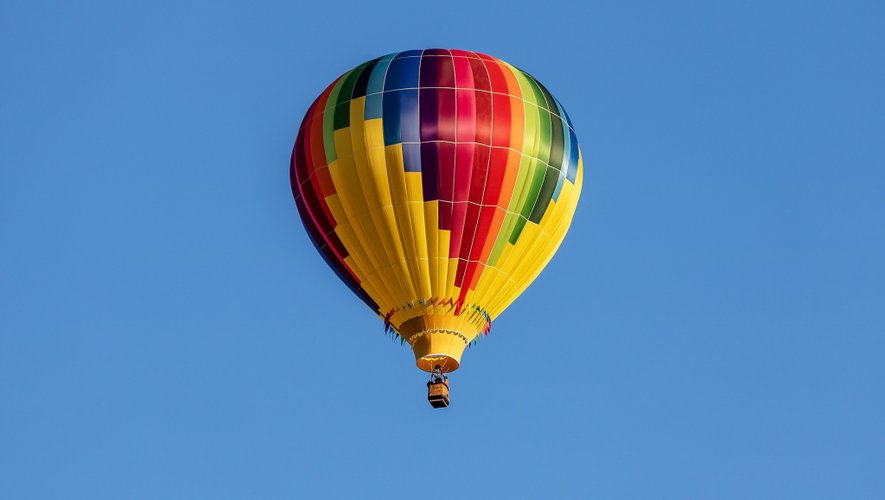
#> input picture TD IN200/TP-3 Traitement d'image/montgolfiere.bmp, 885 x 500 px
$ jupyter execute --allow-errors TP3_Image.ipynb
#> lines starting #> are read from the running program, lines starting #| are printed output that depends on the picture
# Questions de cours

1.Qu'est-ce qu'un pixel ?

2.Quel format de stockage utilise-t-on pour stocker un pixel ?

3.Donner la suite de 0 et de 1 permettant de stocker une image de 2 fois 2 qui part du noir en haut à gauche
et devient plus rouge en allant à doite et plus bleu en allant vers le bas.

# Matrices

Créer une matrice avec 3 lignes et 4 colonnes

[cell 1]
#définir la matrice sans utiliser de boucles
mat = []
rows, cols =(3, 4)
tab = [[2]*cols]*rows
print(tab)

Faire une fonction `nbrCol(matrice)` qui retourne le nombre de colonnes d'une matrice
et une fonction `nbrLig(matrice)` qui retourne le nombre de lignes d'une matrice

[cell 2]
mat= [[0,0,0], [0,0,0], [0,0,0], [0, 0, 0]]
def nbrCol(matrice):
    return len(matrice[0])


def nbrLig(matrice):
    return len(matrice)

Remplir `mat` de 9 en utilisant deux boucles sur les index de la matrice.

[cell 3]
mat= [[2, 2, 2, 2], [2, 2, 2, 2], [2, 2, 2, 2]]
def rempli9(matrice):
    for i in range(0,len(matrice)):
        for j in range(0,len(matrice[0])):
            mat[i][j] = 9


rempli9(mat)
print(mat)

Maintenant, remplir la matrice de 8 en parcourant les lignes, puis une boucle avec un index sur chacune de ces lignes.

[cell 4]
mat= [[2, 2, 2, 2], [2, 2, 2, 2], [2, 2, 2, 2]]
def rempli8(matrice):
    for ligne in matrice:
        for i in range(0,len(ligne)):
            ligne[i] = 8

rempli8(mat)
print(mat)

Créer une matrice de taille 50x50 qui ne contient que des 3.

[cell 5]
#Utiliser une boucle dans la définition de la matrice
mat=[]
for i in range(0,50):
     mat.append([3]*50)

print(mat)

# Matrice de Pixels

Importer les librairies suivantes :

[cell 6]
import tkinter as tk
import PIL as pil
from PIL import Image
from PIL import ImageTk
from tkinter import filedialog
from tkinter import simpledialog

Ajouter la fonction suivante à votre code, on ne demande pas de la comprendre en détail.
Elle permet de stocker la matrice de pixels passée en paramètre `matPix` dans un fichier spécifié par `filename`.

[cell 7]
def saving(matPix, filename):
    toSave=pil.Image.new("RGBA",(nbrCol(matPix),nbrLig(matPix)))
    for i in range(nbrCol(matPix)):
        for j in range(nbrLig(matPix)):
            toSave.putpixel((i,j),matPix[j][i])
    toSave.save(filename)

Créer une matrice de pixels de taille 100x100 ainsi qu'une fonction qui met à vert les pixels à gauche de l'image et à bleu les pixels de la partie droite.
Afin de visualiser l'image obtenue, on utilisera la fonction `saving` et on ouvrira le fichier ainsi généré.

[cell 8]
import tkinter as tk
import PIL as pil
from PIL import Image
from PIL import ImageTk
from tkinter import filedialog
from tkinter import simpledialog
#definir une nouvelle matrice 100x100
matVB=[]
for i in range(0,300):
     matVB.append([0]*400)

def saving(matPix, filename):
    toSave=pil.Image.new("RGBA",(nbrCol(matPix),nbrLig(matPix)))
    for i in range(nbrCol(matPix)):
        for j in range(nbrLig(matPix)):
            toSave.putpixel((i,j),matPix[j][i])
    toSave.save(filename)

def rempliVB(matrice):
    for i in range(0,len(matrice)):
        for j in range(0,len(matrice[0])):
            if i < 150 :
                matrice[i][j]=(255,255,0, 255)
            else:
                matrice[i][j]=(0, 0, 255, 255)

rempliVB(matVB)
saving(matVB,"ukraine.png")
#> in saving, `toSave=pil.Image.new("RGBA",(nbrCol(matPix),nbrLig(matPix)))`: toSave: PIL image 400x300 RGBA; every value is 0
#> after the loop in saving, `for i in range(nbrCol(matPix)):`:
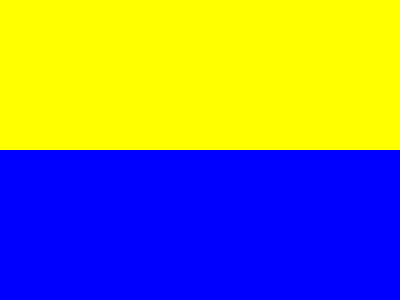
#> toSave: PIL image 400x300 RGBA; mean R, G, B, A 127.5, 127.5, 127.5, 255

Ajouter la fonction `loading` à votre code. Là non plus on ne demande pas de comprendre la fonction en détail.
Elle prend une image en entrée et retourne une matrice de pixels.

[cell 9]
def loading(filename):
    toLoad=pil.Image.open(filename)
    mat=[[(255,255,255,255)]*toLoad.size[0] for k in range(toLoad.size[1])]
    for i in range(toLoad.size[1]):
        for j in range(toLoad.size[0]):
            mat[i][j]=toLoad.getpixel((j,i))
    return mat

En vous servant de la fonction 'loading', calculer le nombre de pixels dans une image `.bmp` de votre choix, puis calculer la taille de l'image en octets. Comparer avec la taille donnée par votre machine.

[cell 10]
mat=loading("montgolfiere.bmp")
#> in loading, toLoad is the input picture: PIL image 885x500 RGBA; mean R, G, B, A 92.5, 133.8, 178, 255
#> after the loop in loading, `for i in range(toLoad.size[1]):`: mat = 500 items
#> mat = 500 items
taille = (len(mat)*len(mat[0])*32)//8
#> taille = 1770000

print(taille)

A l'aide de la fonction `loading`, modifier une image en ajoutant un rectangle noir au milieu de l'image.

#> (a cell that did not finish here is left out)


def ajouteCarreNoir(mat):
    nbr_ligne = nbrLig(mat)
    nbr_collonne = nbrCol(mat)
    for i in range (nbr_ligne//3, 2*nbr_ligne//3):
        for j in range(nbr_collonne//3, 2*nbr_collonne//3):
            matrice[i][j]=(0, 0, 0, 255)


ajouteCarreNoir(matrice)
saving(matrice,"vertbleumodif.png")

De la même manière ajouter un filtre qui ne conserve que la composante verte d'une image.

[cell 12]
matrice=loading("tomate.png")
#> call 3 of loading, with filename = 'tomate.png'
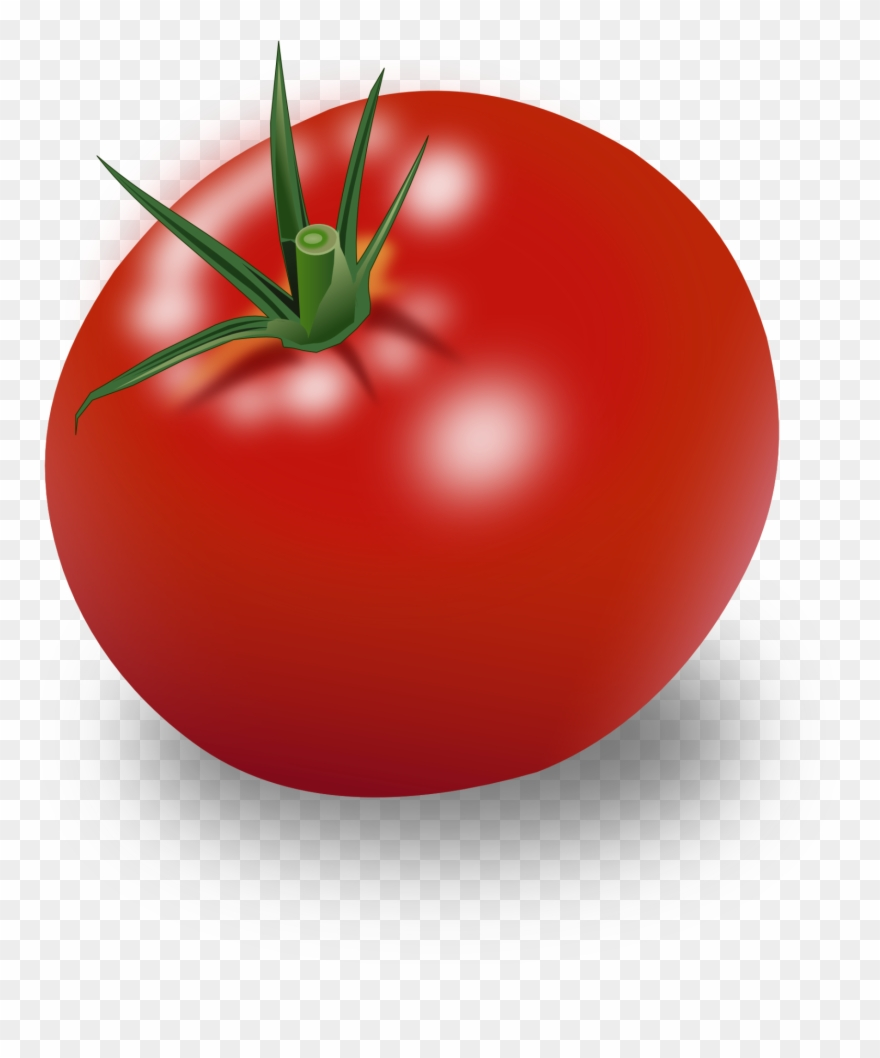
#> input picture TD IN200/TP-3 Traitement d'image/tomate.png, 880 x 1058 px
#> in loading, toLoad is the input picture: PIL image 880x1058 RGB; mean R, G, B 210.9, 154.7, 148.4
#> after the loop in loading (call 3), `for i in range(toLoad.size[1]):`: mat = 1058 items
#> matrice = 1058 items

def filtre_vert(mat):
    nbr_ligne = nbrLig(mat)
    nbr_collonne = nbrCol(mat)
    for i in range(0,nbr_ligne):
        for j in range(0,nbr_collonne):
            vert = mat[i][j][1]
            matrice[i][j]=(0, vert,0,255)


filtre_vert(matrice)
#> in filtre_vert, `nbr_ligne = nbrLig(mat)`: nbr_ligne = 1058
#> in filtre_vert, `nbr_collonne = nbrCol(mat)`: nbr_collonne = 880
saving(matrice,"tomateVert.png")
#> call 2 of saving, with filename = 'tomateVert.png'
#> in saving (call 2), `toSave=pil.Image.new("RGBA",(nbrCol(matPix),nbrLig(matPix)))`: toSave: PIL image 880x1058 RGBA; every value is 0
#> after the loop in saving (call 2), `for i in range(nbrCol(matPix)):`:
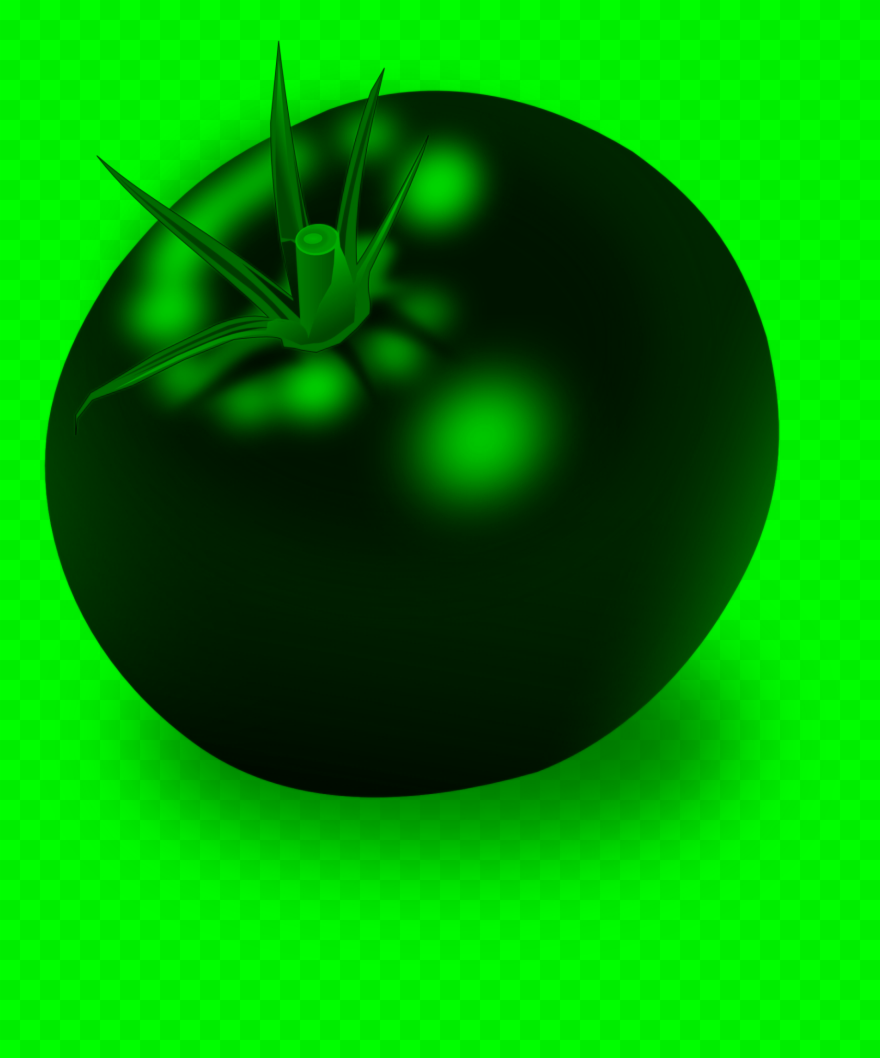
#> toSave: PIL image 880x1058 RGBA; mean R, G, B, A 0, 154.7, 0, 255
